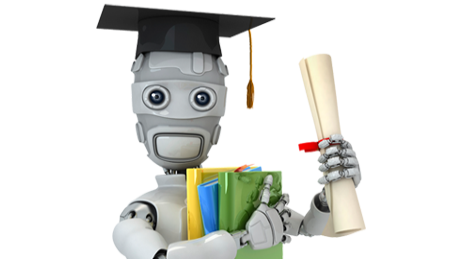
#> input picture resources/ml-logo.png, 460 x 259 px
$ python line_detect.py
#> lines starting #> are read from the running program, lines starting #| are printed output that depends on the picture; after the words box and inside, x2 and y2 are one past the last pixel; in counts of white or black regions, pixels touching at a corner belong together
### utils.py
import glob

import cv2
import os


# [6 lines left out: function images_in_dir, not called in this run]


def find_image(image_name):
    return os.path.join(os.path.dirname(__file__), 'resources/{}'.format(image_name))


# [5 lines left out: function resize_image, not called in this run]

### lesson_line_circle_detection/line_detect.py
import cv2
import numpy as np

from utils import find_image

image_path = find_image('ml-logo.png')
image = cv2.imread(image_path)
#> image is the input picture: shape (259, 460, 3); mean B, G, R 218.1, 222, 220.9
gray = cv2.cvtColor(image, cv2.COLOR_BGR2GRAY)
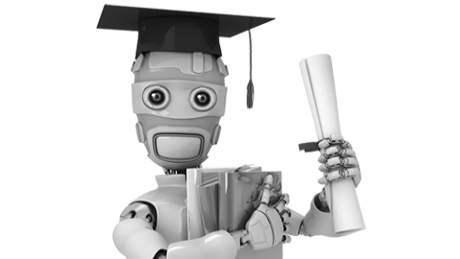
#> gray: shape (259, 460); min 0, max 255, mean 221.2
edge = cv2.Canny(gray, 50, 200)
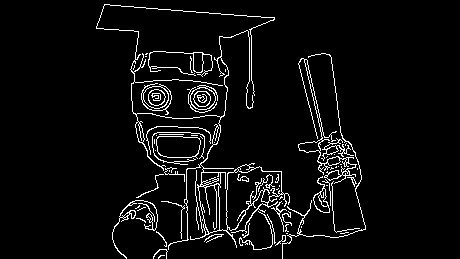
#> edge: shape (259, 460); 5.1% white in thin lines or dots, all inside (x1, y1, x2, y2) = (96, 4, 366, 259)

min_line_length = 20
max_line_gap = 50

lines = cv2.HoughLinesP(edge, 1, np.pi / 180, 50, None, min_line_length, max_line_gap)
#> lines = 37 rows, first 6: [104, 5, 274, 17], [298, 63, 341, 236], [330, 55, 355, 231], [306, 59, 347, 235], [162, 168, 261, 168], [303, 58, 334, 183]

for x1, y1, x2, y2 in lines[0]:
    cv2.line(image, (x1, y1), (x2, y2), (0, 0, 255), 1)
#> this loop made 1 pass
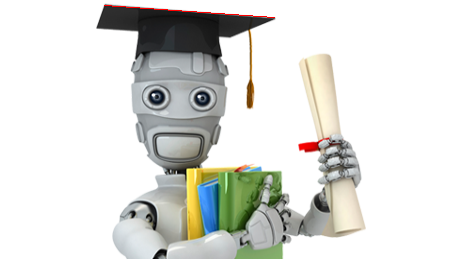
#> image: shape (259, 460, 3); 0.14% of pixels changed, all inside (x1, y1, x2, y2) = (104, 5, 275, 18)

cv2.imshow('edge', edge)
cv2.imshow('image', image)
cv2.waitKey(0)
cv2.destroyAllWindows()
